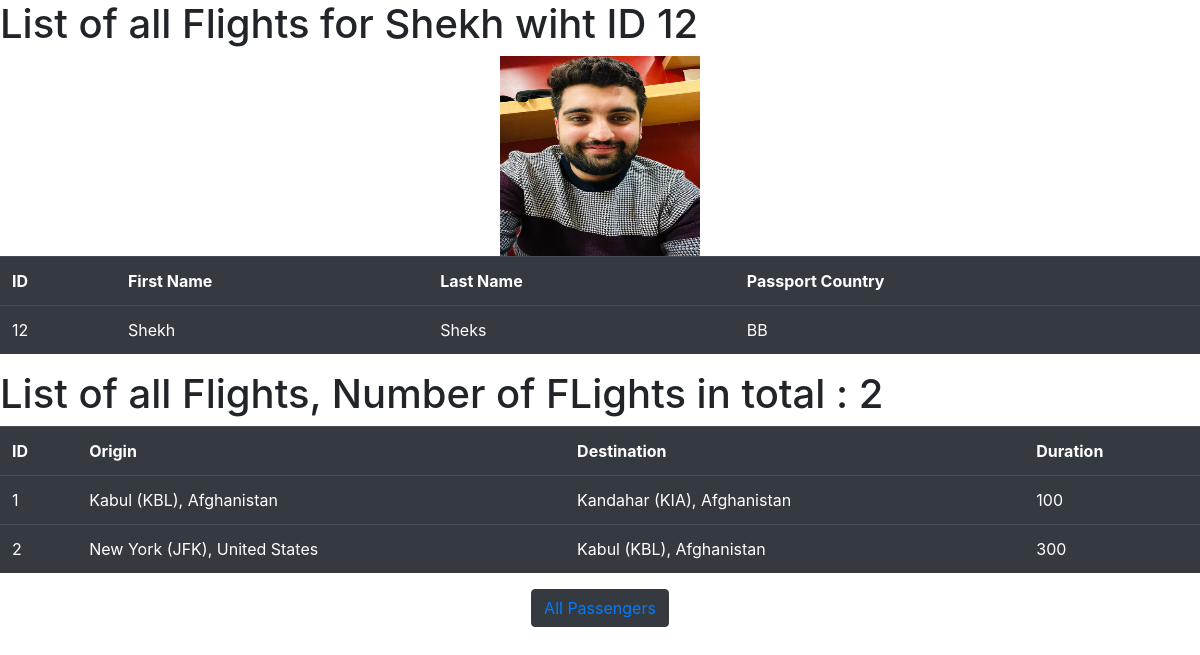
Screenshot of /12/a_Passenger/ (signed in) with the database file from the repository.
### FlightsSystem/models.py (models this page shows, shortened)
class PassengersModel(models.Model):
    first = models.CharField(max_length=10)
    last = models.CharField(max_length=20)
    passportCountry = models.CharField(max_length=30)
    passport_photo = models.ImageField(
        upload_to='images/', null=True, blank=True)
    flights = models.ManyToManyField(
        FlightModel, blank=True, related_name="passengers")

class FlightModel(models.Model):
    origin = models.ForeignKey(
        AirportsModel, on_delete=models.CASCADE, max_length=30, related_name="departures")
    distination = models.ForeignKey(
        AirportsModel, on_delete=models.CASCADE, related_name="arrivals", max_length=30)
    duration = models.IntegerField()

class AirportsModel(models.Model):
    code = models.CharField(max_length=10)
    city = models.CharField(max_length=20)
    country = models.CharField(max_length=30)
    def __str__(self):
        return f" {self.city} ({self.code}), {self.country}"

### FlightsSystem/views.py (the view)
# urls.py: path("<int:Pid>/a_Passenger/", views.pDetails, name="pDetails"),
@login_required(login_url='FlightsSystem:Login')
def pDetails(request, Pid):
    passenger = PassengersModel.objects.get(pk=Pid)
    return render(request, "FlightsSystem/pDetails.html", {
        "Flights": passenger.flights.all(),
        "Passenger": passenger,
        "count": passenger.flights.count()
    })

### FlightsSystem/templates/FlightsSystem/pDetails.html (shortened to what this page needs)
{% extends 'FlightsSystem/layout.html' %} {% block body %}
<h1>List of all Flights for {{Passenger.first}} wiht ID {{Passenger.id}}</h1>
<div style="display: flex; justify-content: center; align-items: center; text-align: center;">
    <img src="{{ Passenger.passport_photo.url }}" alt="Passport Photo" width="200" height="200" alt="Passport photo">
</div>
<table class="table table-dark table-hover">
    <th>ID</th>
    <th>First Name</th>
    <th>Last Name </th>
    <th>Passport Country </th>
    <tr>
    <td> {{Passenger.id}} </td>
    <td> {{Passenger.first}} </td>
    <td> {{Passenger.last}} </td>
    <td> {{Passenger.passportCountry}} </td>
</tr>
</table>
<h1>List of all Flights, Number of FLights in total : {{count}}</h1>
<table class="table table-dark table-hover">
    <th>ID</th>
    <th>Origin</th>
    <th>Destination</th>
    <th>Duration</th>
    {% for aflight in Flights %}
    <tr>
      <td>
        {{aflight.id}}</a
      </td>
      <td>
        {{aflight.origin}}</a
      </td>
      <td>
        {{aflight.distination}}</a
      </td>
      <td>
        {{aflight.duration}}</a
      </td>
    </tr>
    {% endfor %}
  </table>
  <div style="text-align: center;">
    <button class="btn btn-dark">
      <a href="{% url 'FlightsSystem:AllPassengers' %}">All Passengers</a>
    </button>
  </div>
{% endblock %}

### rows the page displays
PassengersModel: first "Shekh", id "12", passport_photo (picture), last "Sheks", passportCountry "BB"
FlightModel: id "1", origin "Kabul (KBL), Afghanistan", distination "Kandahar (KIA), Afghanistan", duration "100"
FlightModel: id "2", origin "New York (JFK), United States", distination "Kabul (KBL), Afghanistan", duration "300"

### other values shown
{{ count }} "2"
